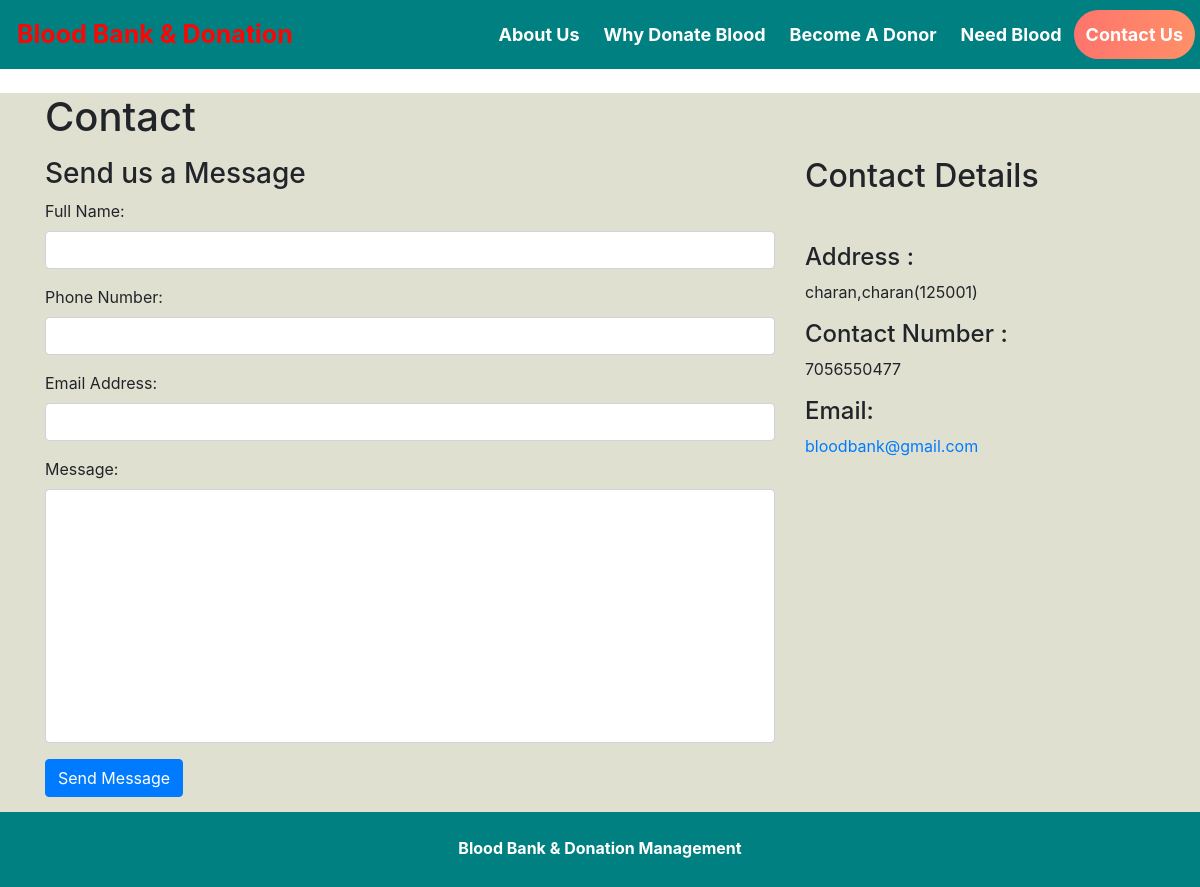
Page /contact_us.php on the committed database.
### tables this page shows
create table contact_info(
contact_id int auto_increment Not Null,
contact_address varchar(100) NOT NULL,
contact_mail varchar(50) NOT NULL,
contact_phone varchar(100) NOT NULL,
primary key(contact_id)
);

### contact_us.php (the view, shortened to what this page needs)
<html>
<head>
  <link rel="stylesheet" href="https://maxcdn.bootstrapcdn.com/bootstrap/4.5.2/css/bootstrap.min.css">
</head>
<body>
<?php $active ='contact';
include 'head.php'; ?>
<div id="page-container" style="position: relative;min-height: 84vh; background-color: #e0e0d1">
  <div class="container">
  <div id="content-wrap" style="padding-bottom:50px; ">
    <h1 class="mt-4 mb-3">Contact</h1>
    <div class="row">
      <div class="col-lg-8 mb-4">
        <h3>Send us a Message</h3>
        <form name="sentMessage"  method="post">
            <div class="control-group form-group">
                <div class="controls">
                    <label>Full Name:</label>
                    <input type="text" class="form-control" id="name" name="fullname" required>
                </div>
            </div>
            <div class="control-group form-group">
                <div class="controls">
                    <label>Phone Number:</label>
                    <input type="tel" class="form-control" id="phone" name="contactno"  required >
                </div>
            </div>
            <div class="control-group form-group">
                <div class="controls">
                    <label>Email Address:</label>
                    <input type="email" class="form-control" id="email" name="email" required>
                </div>
            </div>
            <div class="control-group form-group">
                <div class="controls">
                    <label>Message:</label>
                    <textarea rows="10" cols="100" class="form-control" id="message" name="message" required  maxlength="999" style="resize:none"></textarea>
                </div>
            </div>
            <button type="submit" name="send"  class="btn btn-primary">Send Message</button>
        </form>
    </div>
    <div class="col-lg-4 mb-4">
        <h2>Contact Details</h2>
        <?php
          include 'conn.php';
          $sql= "select * from contact_info";
          $result=mysqli_query($conn,$sql);
          if(mysqli_num_rows($result)>0)   {
              while($row = mysqli_fetch_assoc($result)) { ?>
        <br>
        <p>
            <h4>Address :</h4><?php echo $row['contact_address']; ?>
        </p>
        <p>
            <h4>Contact Number :</h4><?php echo $row['contact_phone']; ?>
        </p>
        <p>
          <h4>  Email: </h4><a href="#"><?php echo $row['contact_mail']; ?></a>
        </p>
        <?php }
      } ?>
    </div>
</div>
</div>
</div>
<?php include 'footer.php' ?>
</div>
</body>
</html>

### rows in the picture
contact_info: contact_address "charan,charan(125001)", contact_phone "7056550477", contact_mail "bloodbank@gmail.com"
